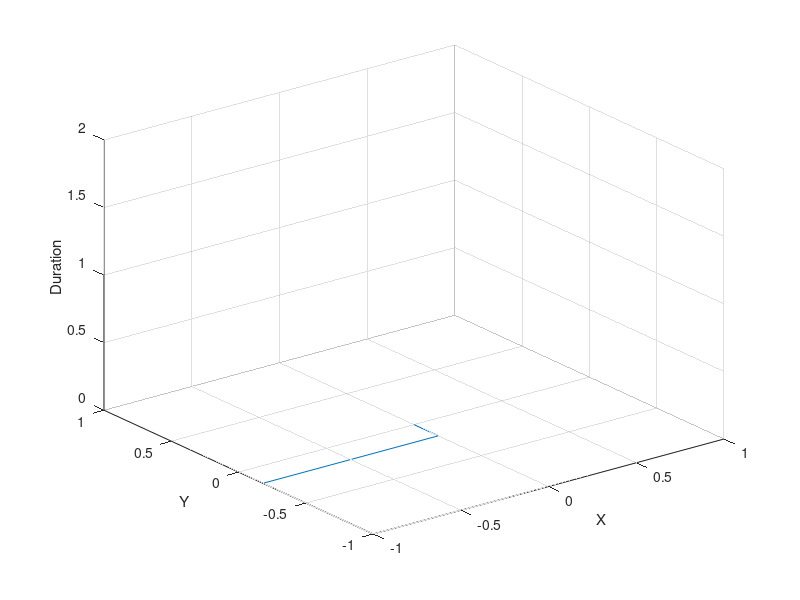

The MATLAB source for this figure:



theta = [0, 0, 0, 0, 0, 0]
%theta = [-0.9637444655047815, -1.464888111954071, -1.7108891010284424, -1.53567290425811, 1.5709656476974487, -0.9636171499835413]  
%theta = [-1.114906136189596 -1.7447592220702113 -1.009322166442871 -2.002369066277975 1.5318431854248047 1.4953927993774414] % point 1  'X': 0.14041137426929828, 'Y': -0.7438434066945403, 'Z': 0.4426565825761032
%theta = [-0.8405111471759241 -1.8333941898741664 -0.9429128766059875 -1.0748999577811738 1.9969782829284668 1.8842663764953613  ] % point 2  'X': 0.8075695362668931, 'Y': -0.8256631325968481, 'Z': 0.7370306461721243
%theta = [-1.4417489210711878 -1.994774957696432 -1.1216349601745605 -1.842517992059225 0.7834460735321045 1.8661761283874512 ] % point 3  'X': -0.4576085869006967, 'Y': -0.9089774181908921, 'Z': 0.3500797080652836
%theta = [-1.391224209462301 -1.7401071987547816 -1.578667163848877 -2.2881204090514125 1.5083528757095337 1.8654009103775024 ] % point 4  -0.15511254538571684, 'Y': -0.3419994172066251, 'Z': 0.24635681562492062
%theta = [-0.5628693739520472 -1.983978887597555 -1.2277469635009766 -1.6219822369017542 1.3485219478607178 1.8668732643127441 ] % point 5  'X': 0.5733086124939694, 'Y': -0.7184698597615718, 'Z': 0.15296073688492123,
r = [0, -0.6127, -0.57155, 0, 0, 0] 
d = [0.1807, 0, 0, 0.17415, 0.11985, 0.11655]
alpha = [pi/2, 0, 0, pi/2, pi/2, 0]

%list = [0, 0, 0, 0, 0, 0];
%for i = 1:6
%    list(i) = [cos(theta(i)), -sin(theta(i)), 0, r(i); sin(theta(i))*cos(alpha(i)), cos(theta(i))*cos(alpha(i)), -sin(alpha(i)), -d(i)*sin(alpha(i)); sin(theta(i))*sin(alpha(i)), cos(theta(i))*sin(alpha(i)), cos(alpha(i)), d(i)*cos(alpha(i)); 0, 0, 0, 1]
%end
Tr1 = [cos(theta(1)), -sin(theta(1)), 0, r(1); sin(theta(1))*cos(alpha(1)), cos(theta(1))*cos(alpha(1)), -sin(alpha(1)), -d(1)*sin(alpha(1)); sin(theta(1))*sin(alpha(1)), cos(theta(1))*sin(alpha(1)), cos(alpha(1)), d(1)*cos(alpha(1)); 0, 0, 0, 1];
Tr2 = [cos(theta(2)), -sin(theta(2)), 0, r(2); sin(theta(2))*cos(alpha(2)), cos(theta(2))*cos(alpha(2)), -sin(alpha(2)), -d(2)*sin(alpha(2)); sin(theta(2))*sin(alpha(2)), cos(theta(2))*sin(alpha(2)), cos(alpha(2)), d(2)*cos(alpha(2)); 0, 0, 0, 1];
Tr3 = [cos(theta(3)), -sin(theta(3)), 0, r(3); sin(theta(3))*cos(alpha(3)), cos(theta(3))*cos(alpha(3)), -sin(alpha(3)), -d(3)*sin(alpha(3)); sin(theta(3))*sin(alpha(3)), cos(theta(3))*sin(alpha(3)), cos(alpha(3)), d(3)*cos(alpha(3)); 0, 0, 0, 1];
Tr4 = [cos(theta(4)), -sin(theta(4)), 0, r(4); sin(theta(4))*cos(alpha(4)), cos(theta(4))*cos(alpha(4)), -sin(alpha(4)), -d(4)*sin(alpha(4)); sin(theta(4))*sin(alpha(4)), cos(theta(4))*sin(alpha(4)), cos(alpha(4)), d(4)*cos(alpha(4)); 0, 0, 0, 1];
Tr5 = [cos(theta(5)), -sin(theta(5)), 0, r(5); sin(theta(5))*cos(alpha(5)), cos(theta(5))*cos(alpha(5)), -sin(alpha(5)), -d(5)*sin(alpha(5)); sin(theta(5))*sin(alpha(5)), cos(theta(5))*sin(alpha(5)), cos(alpha(5)), d(5)*cos(alpha(5)); 0, 0, 0, 1];
Tr6 = [cos(theta(6)), -sin(theta(6)), 0, r(6); sin(theta(6))*cos(alpha(6)), cos(theta(6))*cos(alpha(6)), -sin(alpha(6)), -d(6)*sin(alpha(6)); sin(theta(6))*sin(alpha(6)), cos(theta(6))*sin(alpha(6)), cos(alpha(6)), d(6)*cos(alpha(6)); 0, 0, 0, 1];

x = [0, 0, 0, 0, 0, 0, 0];
y = [0, 0, 0, 0, 0, 0, 0];
z = [0, 0, 0, 0, 0, 0, 0];

tt = Tr1;
x(2) = tt(1, 4);
y(2) = tt(2, 4);
z(2) = tt(3, 4);

tt = Tr1*Tr2;
x(3) = tt(1, 4);
y(3) = tt(2, 4);
z(3) = tt(3, 4);

tt = Tr1*Tr2*Tr3;
x(4) = tt(1, 4);
y(4) = tt(2, 4);
z(4) = tt(3, 4);

tt = Tr1*Tr2*Tr3*Tr4;
x(5) = tt(1, 4);
y(5) = tt(2, 4);
z(5) = tt(3, 4);

tt = Tr1*Tr2*Tr3*Tr4*Tr5;
x(6) = tt(1, 4);
y(6) = tt(2, 4);
z(6) = tt(3, 4);

tt = Tr1*Tr2*Tr3*Tr4*Tr5*Tr6;
x(7) = tt(1, 4);
y(7) = tt(2, 4);
z(7) = tt(3, 4);

x
y
z
%trans0 =[cos(theta[0]), -sin(theta[0]), 0, r[0]; sin(theta[0])*cos(alpha[0]), cos(theta[0])*cos(alpha[0]), -sin(alpha[0-1]), -d[0]*sin(alpha[0-1]); sin(theta[0])*sin(alpha[0-1]), cos(theta[0])*sin(alpha[0]), cos(alpha[0]), d[0]*cos(alpha[0]); 0, 0, 0, 1]]
%trans1 =[cos(theta[1]), -sin(theta[1]), 0, r[1]; sin(theta[1])*cos(alpha[1]), cos(theta[1])*cos(alpha[1]), -sin(alpha[1-1]), -d[1]*sin(alpha[1-1]); sin(theta[1])*sin(alpha[1-1]), cos(theta[1])*sin(alpha[1]), cos(alpha[1]), d[1]*cos(alpha[1]); 0, 0, 0, 1]]
%trans2 =[cos(theta[2]), -sin(theta[2]), 0, r[2]; sin(theta[2])*cos(alpha[2]), cos(theta[2])*cos(alpha[2]), -sin(alpha[2-1]), -d[2]*sin(alpha[2-1]); sin(theta[2])*sin(alpha[2-1]), cos(theta[2])*sin(alpha[2]), cos(alpha[2]), d[2]*cos(alpha[2]); 0, 0, 0, 1]] 
%trans3 =[cos(theta[3]), -sin(theta[3]), 0, r[3]; sin(theta[3])*cos(alpha[3]), cos(theta[3])*cos(alpha[3]), -sin(alpha[3-1]), -d[3]*sin(alpha[3-1]); sin(theta[3])*sin(alpha[3-1]), cos(theta[3])*sin(alpha[3]), cos(alpha[3]), d[3]*cos(alpha[3]); 0, 0, 0, 1]] 
%trans4 =[cos(theta[4]), -sin(theta[4]), 0, r[4]; sin(theta[4])*cos(alpha[4]), cos(theta[4])*cos(alpha[4]), -sin(alpha[4-1]), -d[4]*sin(alpha[4-1]); sin(theta[4])*sin(alpha[4-1]), cos(theta[4])*sin(alpha[4]), cos(alpha[4]), d[4]*cos(alpha[4]); 0, 0, 0, 1]]
%trans5 =[cos(theta[5]), -sin(theta[5]), 0, r[5]; sin(theta[5])*cos(alpha[5]), cos(theta[5])*cos(alpha[5]), -sin(alpha[5-1]), -d[5]*sin(alpha[5-1]); sin(theta[5])*sin(alpha[5-1]), cos(theta[5])*sin(alpha[5]), cos(alpha[5]), d[5]*cos(alpha[5]); 0, 0, 0, 1]]

plot3(x,y,z)
xlabel('X')
ylabel('Y')
zlabel('Duration')
xlim([-1 1]);
ylim([-1 1]);
zlim([0 2])

grid on